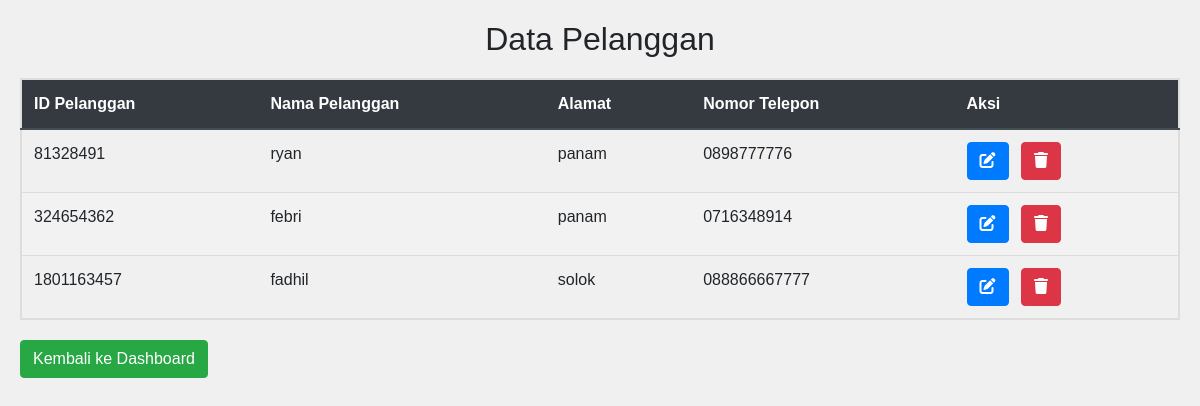
Page /kasir/data_pelanggan.php on the committed database.
### tables this page shows
CREATE TABLE `pelanggan` (
  `PelangganID` int(11) NOT NULL,
  `NamaPelanggan` varchar(255) NOT NULL,
  `Alamat` text NOT NULL,
  `NomorTelepon` varchar(15) NOT NULL
);

### kasir/data_pelanggan.php (the view, shortened to what this page needs)
<!DOCTYPE html>
<html lang="en">
<head>
    <link href="https://stackpath.bootstrapcdn.com/bootstrap/4.5.2/css/bootstrap.min.css" rel="stylesheet">
    <link href="https://cdnjs.cloudflare.com/ajax/libs/font-awesome/6.0.0/css/all.min.css" rel="stylesheet">
</head>
<body>
    <h2>Data Pelanggan</h2>
    <table class="table">
        <thead class="thead-dark">
            <tr>
                <th>ID Pelanggan</th>
                <th>Nama Pelanggan</th>
                <th>Alamat</th>
                <th>Nomor Telepon</th>
                <th>Aksi</th>
            </tr>
        </thead>
        <tbody>
            <?php
            include 'config.php';
            $sql = "SELECT * FROM pelanggan";
            $result = mysqli_query($conn, $sql);
            if (mysqli_num_rows($result) > 0) {
                while ($row = mysqli_fetch_assoc($result)) {
                    echo "<tr>";
                    echo "<td>" . $row['PelangganID'] . "</td>";
                    echo "<td>" . $row['NamaPelanggan'] . "</td>";
                    echo "<td>" . $row['Alamat'] . "</td>";
                    echo "<td>" . $row['NomorTelepon'] . "</td>";
                    echo "<td><a href='edit_pelanggan.php?id=" . $row['PelangganID'] . "' class='btn btn-primary mr-2'><i class='fa fa-edit'></i></a> <a href='hapus_pelanggan.php?id=" . $row['PelangganID'] . "' class='btn btn-danger'><i class='fa fa-trash'></i></a></td>";
                    echo "</tr>";
                }
            } else {
                echo "<tr><td colspan='5'>Tidak ada data pelanggan.</td></tr>";
            }
            ?>
        </tbody>
    </table>
    <div class="button-container">
        <a href="dashboard.php" class="btn btn-success">Kembali ke Dashboard</a>
    </div>
</body>
</html>

### kasir/data_pelanggan.php (style rules this page uses)
body { font-family: Arial, sans-serif; background-color: #f0f0f0; padding: 20px; }
h2 { text-align: center; margin-bottom: 20px; }
table { width: 100%; border-collapse: collapse; border: 2px solid #ddd; }
th, td { padding: 8px; text-align: left; border-bottom: 1px solid #ddd; }
th { background-color: #4CAF50; color: white; }
tr:nth-child(even) { background-color: #f2f2f2; }
.button-container { text-align: left; margin-top: 20px; margin-bottom: 20px; }

### rows in the picture
pelanggan: PelangganID "81328491", NamaPelanggan "ryan", Alamat "panam", NomorTelepon "0898777776"
pelanggan: PelangganID "324654362", NamaPelanggan "febri", Alamat "panam", NomorTelepon "0716348914"
pelanggan: PelangganID "1801163457", NamaPelanggan "fadhil", Alamat "solok", NomorTelepon "088866667777"
